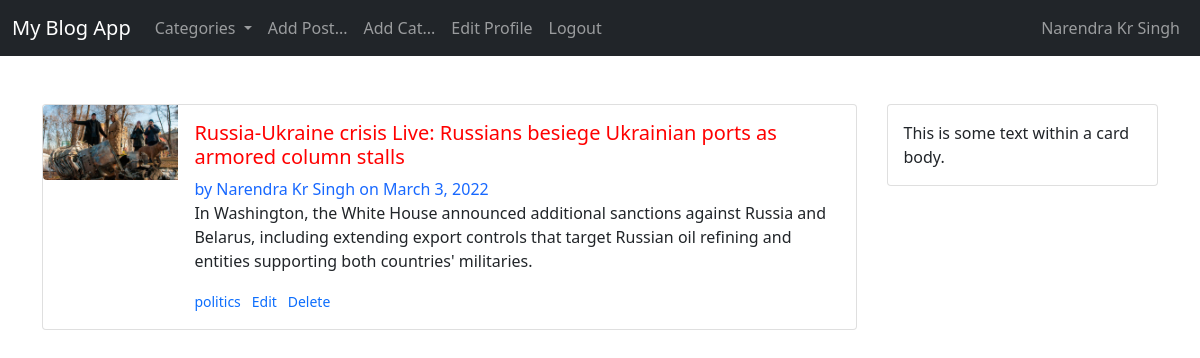
The app's page / (signed in) with its own data.
### blog_app/models.py (models this page shows, shortened)
class Post(models.Model):
    title = models.CharField(max_length=255)
    header_image = models.ImageField(null=True,blank=True,upload_to="images/")
    title_tag = models.CharField(max_length=255)
    author = models.ForeignKey(User, on_delete=models.CASCADE)
    body = RichTextField(blank=True, null=True)
    post_date = models.DateField(auto_now_add=True)
    category = models.CharField(max_length=255, default='uncategorized')
    snippet = models.CharField(max_length=255)
    likes = models.ManyToManyField(User, related_name='blog_posts')

### blog_app/views.py (the view)
# urls.py: path('', HomeView.as_view(), name='home'),
class HomeView(ListView):
    model = Post
    template_name = 'home.html'
    ordering = ['-post_date']
    def get_context_data(self, *args, **kwargs):
        cat_menu = Category.objects.all()
        context = super(HomeView, self).get_context_data(*args, **kwargs)
        context["cat_menu"] = cat_menu
        return context

### blog_app/models.py (called while the page is built)
    def __str__(self):
        return self.name

### blog_app/templates/home.html (shortened to what this page needs)
{% extends 'base.html' %}
{% block content %}
<div class="home-blog-post-container">
<div class="">
    {% for post in object_list %}
    <div class="card mb-3" style="max-width: 900px;">
        <div class="row g-0">
          <div class="col-md-2">
            {% if post.header_image %}
            <img src="{{ post.header_image.url }}" class="img-fluid rounded-start" alt="...">
            {% endif %}
          </div>
          <div class="col-md-10">
            <div class="card-body">
              <h5 class="card-title">
                  <a class="title-home-link" href="{% url 'article_detail' post.pk %}">
                   {{ post.title }}</a>
              </h5>
              <span style="color: rgba(0, 89, 255, 0.911);">by {{ post.author.first_name }} {{ post.author.last_name}}
                  on {{ post.post_date }}
              </span>
              <p class="card-text">{{ post.snippet }}</p>
              <p class="card-text"><small class="text-muted">
                <a class="home-edit-link" href="{% url 'category' post.category|slugify %}">
                    {{ post.category }}</a>
                    {% if user.is_authenticated %}
                    {% if user.id == post.author.id %}
                    <a class="home-edit-link" href="{% url 'update_post' post.pk %}">Edit</a>&nbsp;&nbsp;
                    <a class="home-edit-link" href="{% url 'delete_post' post.pk %}">Delete</a><br>
                    {% endif %}
                    {% endif %}
              </small></p>
            </div>
          </div>
        </div>
      </div>
    {% endfor %}
</div>
<div class="">
    <div class="card">
        <div class="card-body">
          This is some text within a card body.
        </div>
      </div>
</div>
</div>
{% endblock %}

### blog_app/templates/base.html (shortened to what this page needs)
<!doctype html>
<html lang="en">
  <head>
    <link href="https://cdn.jsdelivr.net/npm/bootstrap@5.1.3/dist/css/bootstrap.min.css" rel="stylesheet">
  </head>
  <body>
    <nav class="navbar navbar-expand-lg navbar-dark bg-dark mb-5">
        <div class="container-fluid">
          <a class="navbar-brand" href="{% url 'home' %}">My Blog App</a>
          <div class="collapse navbar-collapse" id="navbarSupportedContent">
            <ul class="navbar-nav me-auto mb-2 mb-lg-0">
              {% if cat_menu %}
              <li class="nav-item dropdown">
                <a class="nav-link dropdown-toggle" href="#" id="navbarDropdown" role="button" data-bs-toggle="dropdown" aria-expanded="false">
                  Categories
                </a>
              </li>
              {% endif %}
              {% if user.is_authenticated %}
              <li class="nav-item">
                <a class="nav-link" href="{% url 'add_post' %}">Add Post...</a>
              </li>
              <li class="nav-item">
                <a class="nav-link" href="{% url 'add_category' %}">Add Cat...</a>
              </li>
              <li class="nav-item">
                <a class="nav-link" href="{% url 'edit_profile' %}">Edit Profile</a>
              </li>
              <li class="nav-item">
                <a class="nav-link" href="{% url 'logout' %}">Logout</a>
              </li>
              {% endif %}
            </ul>
            <ul class="navbar-nav ml-auto mb-2 mb-lg-0">
              <li class="nav-item">
                <a class="nav-link" href="{% url 'login' %}">
                  {{ user.first_name }}
                  {{ user.last_name }}
                </a>
              </li>
            </ul>
          </div>
        </div>
      </nav>
<div class="container">
    {% block content %}{% endblock %}
</div>
  </body>
</html>

### blog_app/templates/base.html (style rules this page uses)
.home-blog-post-container { display: grid; grid-template-columns: 9fr 3fr; grid-column-gap: 30px; }
.title-home-link { color: red; text-decoration: none; }
.home-edit-link { text-decoration: none; }

### records on screen
Post: header_image (picture), title "Russia-Ukraine crisis Live: Russians besiege Ukrainian ports as armored column stalls", author.first_name "Narendra", author.last_name "Kr Singh", post_date "March 3, 2022", snippet "In Washington, the White House announced additional sanctions against Russia and Belarus, including extending export controls that target Russian oil refining and entities supporting both countries' militaries.", category "politics", shows "Edit"

### other values on screen
{{ user.first_name }} "Narendra"
{{ user.last_name }} "Kr Singh"
